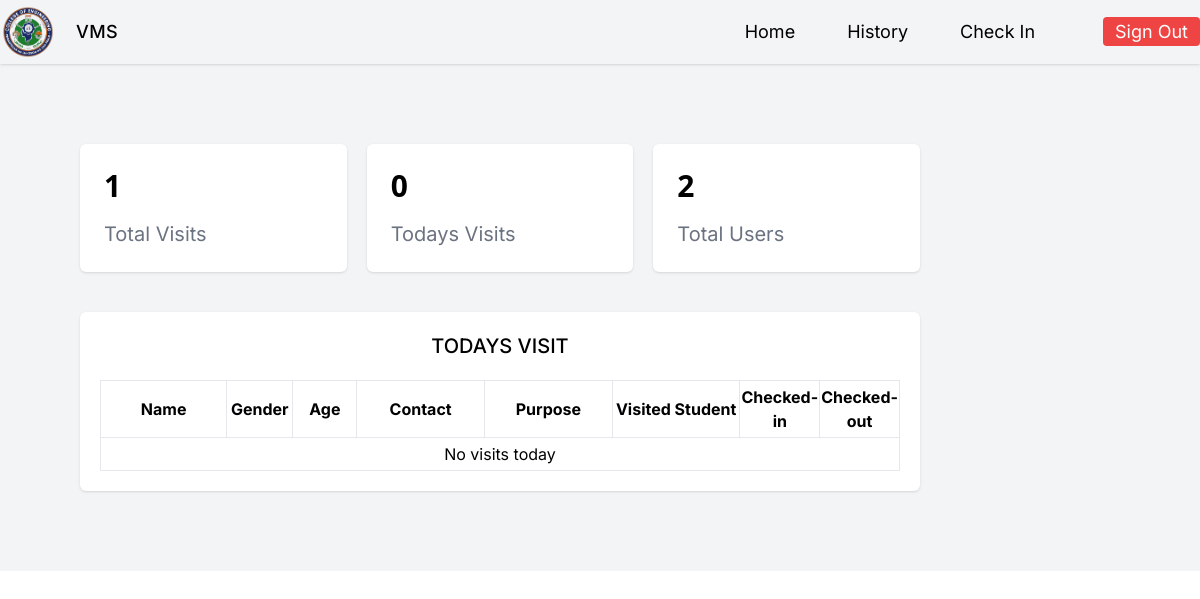
/dashboard (signed in), run on an earlier commit of the app's database.
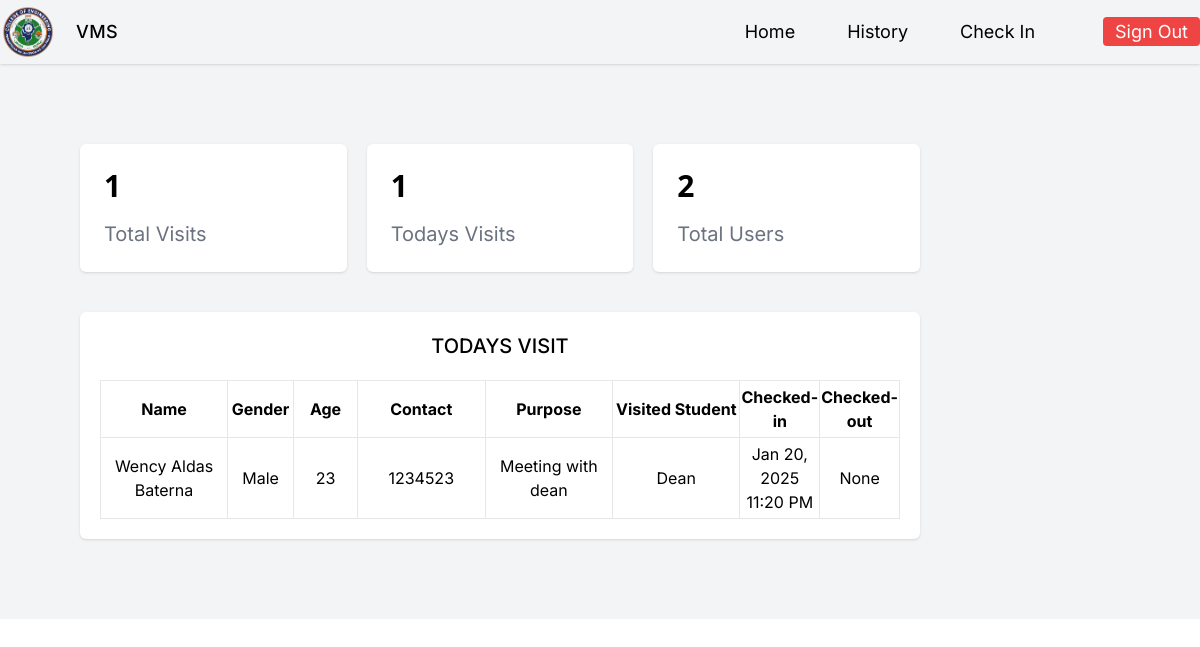
And on a later commit of the database.
### app.py (models this page shows)
class visit_logs(db.Model):
    id = db.Column(db.Integer, primary_key=True)
    name = db.Column(db.String(100), nullable=False)
    gender = db.Column(db.String(100), nullable=False)
    age = db.Column(db.Integer, nullable=False)
    contact = db.Column(db.String(15), nullable=False)
    purpose = db.Column(db.String(255), nullable=False)
    toMeet = db.Column(db.String(255), nullable=False)
    checkIn = db.Column(db.String(100), nullable=False)
    checkOut = db.Column(db.String(100), nullable=True)
    user_id = db.Column(db.Integer, db.ForeignKey('user.id'), nullable=False)

### app.py (the view)
@app.route('/dashboard', methods=['GET', 'POST'])
def dashboard():
    if 'user_id' not in session:
        flash('You need to log in to access this page!', 'error')
        return redirect(url_for('login'))
    if request.method == 'POST':
        log = visit_logs.query.get(request.form.get('log_id'))
        db.session.delete(log)
        db.session.commit()
        flash('Deleted log successfully!', 'success')
    today = date.today()
    logs = visit_logs.query.filter(db.func.date(visit_logs.checkIn) == today).order_by(desc(visit_logs.checkIn)).all()
    allLogs = visit_logs.query.all()
    users = User.query.all()
    return render_template('Dashboard.html', logs=logs, allLogs=allLogs, users=users)

### app.py (called while the page is built)
@app.template_filter('format_datetime')
def format_datetime(value):
    if isinstance(value, str):
        return datetime.strptime(value, "%Y-%m-%dT%H:%M").strftime("%b %d, %Y %I:%M %p")
    return value

### templates/Dashboard.html (shortened to what this page needs)
{% extends './Base.html' %}
{% block content %}
    <div class="h-[93dvh] w-5/6 flex flex-col items-center font-Inter p-20 space-y-10">
        <div class="grid grid-cols-3 gap-5 w-full">
            <div class="h-fit bg-white rounded-md shadow p-6 flex flex-col justify-center gap-y-4">
                <h1 class="font-bold text-3xl font-sans">{{ allLogs|length|format }}</h1>
                <p class="text-gray-500 text-xl">Total Visits</p>
            </div>
            <div class="h-fit bg-white rounded-md shadow p-6 flex flex-col justify-center gap-y-4">
                <h1 class="font-bold text-3xl font-sans">{{ logs|length|format }}</h1>
                <p class="text-gray-500 text-xl">Todays Visits</p>
            </div>
            <div class="h-fit bg-white rounded-md shadow p-6 flex flex-col justify-center gap-y-4">
                <h1 class="font-bold text-3xl font-sans">{{ users|length|format }}</h1>
                <p class="text-gray-500 text-xl">Total Users</p>
            </div>
        </div>
        <div class="w-full h-3/4 p-5 space-y-5 bg-white rounded-md shadow overflow-y-auto">
            <h1 class="font-medium text-xl uppercase text-center">Todays Visit</h1>
            <table class="w-full ">
                <thead>
                    <tr>
                        <th class="border py-1 w-2/12">Name</th>
                        <th class="border py-1 w-1/12">Gender</th>
                        <th class="border py-1 w-1/12">Age</th>
                        <th class="border py-1 w-2/12">Contact</th>
                        <th class="border py-1 w-2/12">Purpose</th>
                        <th class="border py-1 w-2/12">Visited Student</th>
                        <th class="border py-1 w-1/12">Checked-in</th>
                        <th class="border py-1 w-1/12">Checked-out</th>
                    </tr>
                </thead>
                <tbody>
                    {% if logs %}
                        {% for log in logs %}
                            <tr>
                                <td class="border text-center py-1">{{ log.name }}</td>
                                <td class="border text-center py-1">{{ log.gender }}</td>
                                <td class="border text-center py-1">{{ log.age }}</td>
                                <td class="border text-center py-1">{{ log.contact }}</td>
                                <td class="border text-center py-1">{{ log.purpose }}</td>
                                <td class="border text-center py-1">{{ log.toMeet }}</td>
                                <td class="border text-center py-1">{{ log.checkIn | format_datetime }}</td>
                                <td class="border text-center py-1">{{ log.checkOut | format_datetime }}</td>
                            </tr>
                        {% endfor %}
                    {% else %}
                        <tr>
                            <td colspan="8" class="text-center border py-1">No visits today</td>
                        </tr>
                    {% endif %}
                </tbody>
            </table>
        </div>
    </div>
{% endblock %}

### templates/Base.html (shortened to what this page needs)
<!DOCTYPE html>
<html lang="en">
<head>
    <link rel="stylesheet" href="{{ url_for('static', filename='css/output.css') }}">
</head>
<body>
    <div class="bg-gray-100">
        {% if request.path != '/' and request.path != '/register' %}
            <header class="h-[7dvh] shadow">
                <div class="flex items-center justify-between mx-auto w-full py-1 {% if session.get('user_role') == 'user' %} max-w-7xl{% else %} px-10 {% endif %}">
                    <div class="flex gap-x-5 items-center">
                        <img src="{{ url_for('static', filename='images/logo.png') }}" alt="school logo" class="w-14">
                        {% if session.get('user_role') == 'user' %}
                            <h1 class="font-Inter text-lg font-medium tracking-wide">VMS</h1>
                        {% else %}
                            <h1 class="font-Inter text-lg font-medium tracking-wide">Visitors Management System</h1>
                        {% endif %}
                    </div>
                    <nav>
                        <ul class="flex gap-x-7 font-Inter text-lg">
                            {% if session.get('user_role') == 'user' %}
                                <li>
                                    <a class="px-3 py-1 rounded hover:bg-primary hover:text-white {% if request.path == url_for('home') %}active{% endif %}" href="{{ url_for('home') }}">Home</a>
                                </li>
                                <li>
                                    <a class="px-3 py-1 rounded hover:bg-primary hover:text-white {% if request.path == url_for('history') %}active{% endif %}" href="{{ url_for('history') }}">History</a>
                                </li>
                                <li>
                                    <a class="px-3 py-1 rounded hover:bg-primary hover:text-white {% if request.path == url_for('checkin') %}active{% endif %}" href="{{ url_for('checkin') }}">Check In</a>
                                </li>
                            {% endif %}
                            <li class="ml-7">
                                <a class="px-3 py-1 rounded bg-red-500 text-white hover:bg-red-700" href="{{ url_for('logout') }}">Sign Out</a>
                            </li>
                        </ul>
                    </nav>
                </div>
            </header>
        {% endif %}
        <div class="flex">
            {% block content  %}
            {% endblock %}
        </div>
    </div>
</body>
</html>

What changed in the data, as far as the page shows it:
now on this page (row edited): visit_logs: name "Wency Aldas Baterna", gender "Male", age "23", contact "1234523", purpose "Meeting with dean", toMeet "Dean", checkIn "Jan 20, 2025 11:20 PM", checkOut "None"
Also different on the page:
{{ logs|length|format }}: "0" → "1"
text no longer shown: "No visits today"
